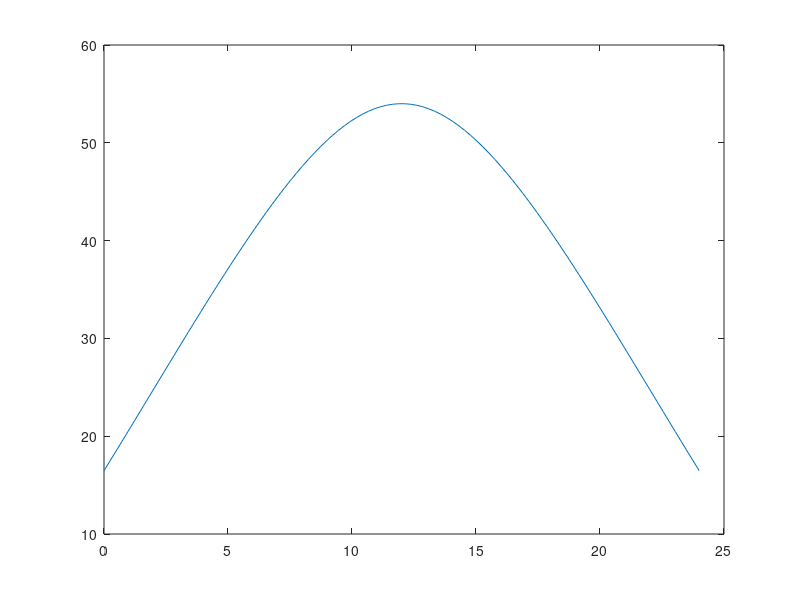
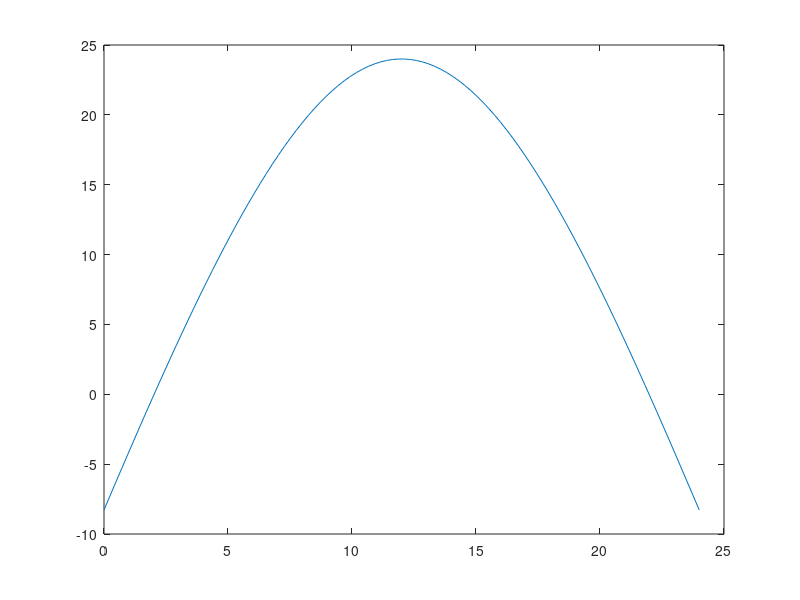

Here is the MATLAB script that generated these plots, in order:
clc, clear all, close all

t=linspace(0,24,100);
d1=20;
d2=-10
p=56;

h1 = @(t) asind(sind(d1).*sind(p)+cosd(d1).*cosd(p).*cosd(-90+t.*7.5));
h2 = @(t) asind(sind(d2).*sind(p)+cosd(d2).*cosd(p).*cosd(-90+t.*7.5));

figure(1)
plot(t,h1(t))
figure(2)
plot(t,h2(t))